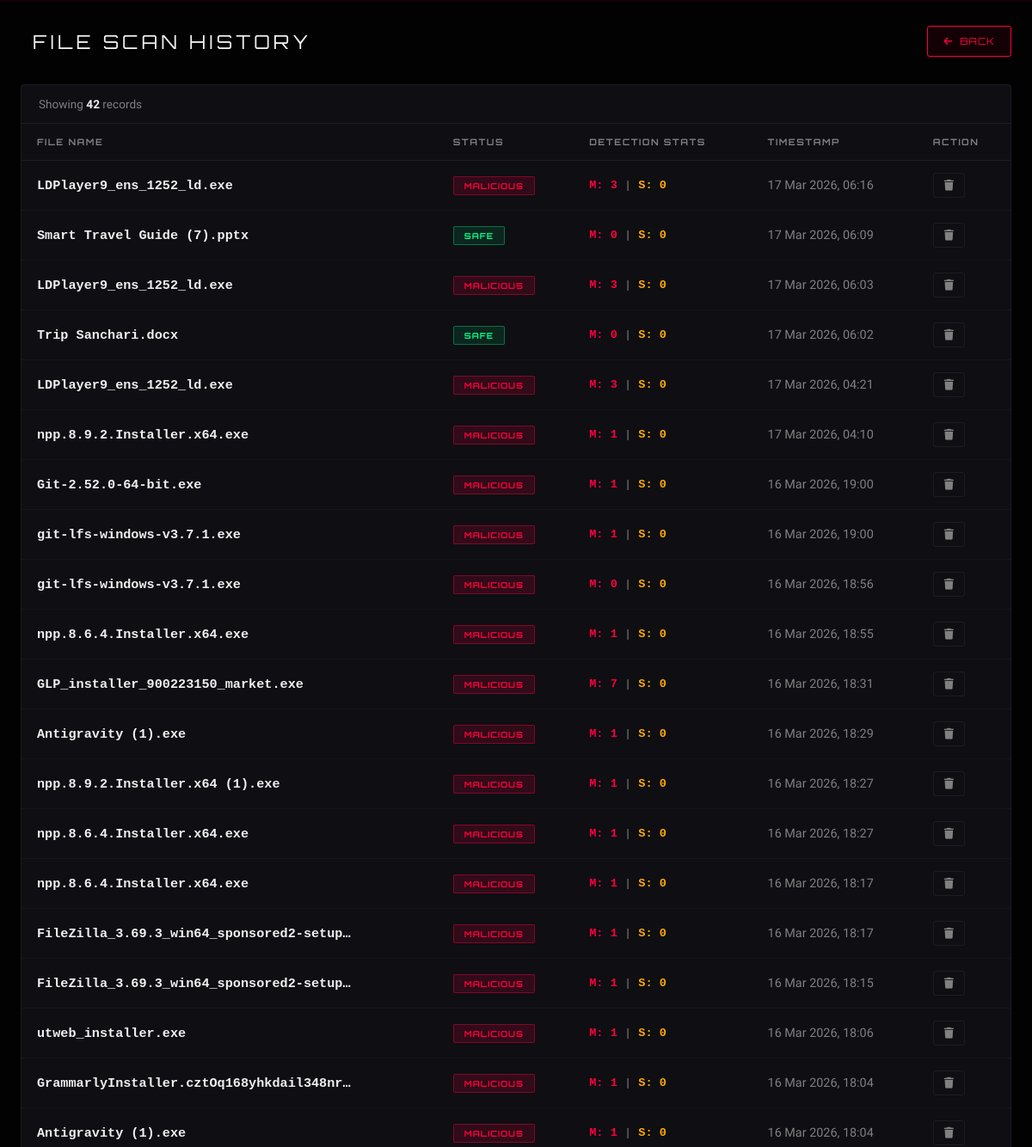
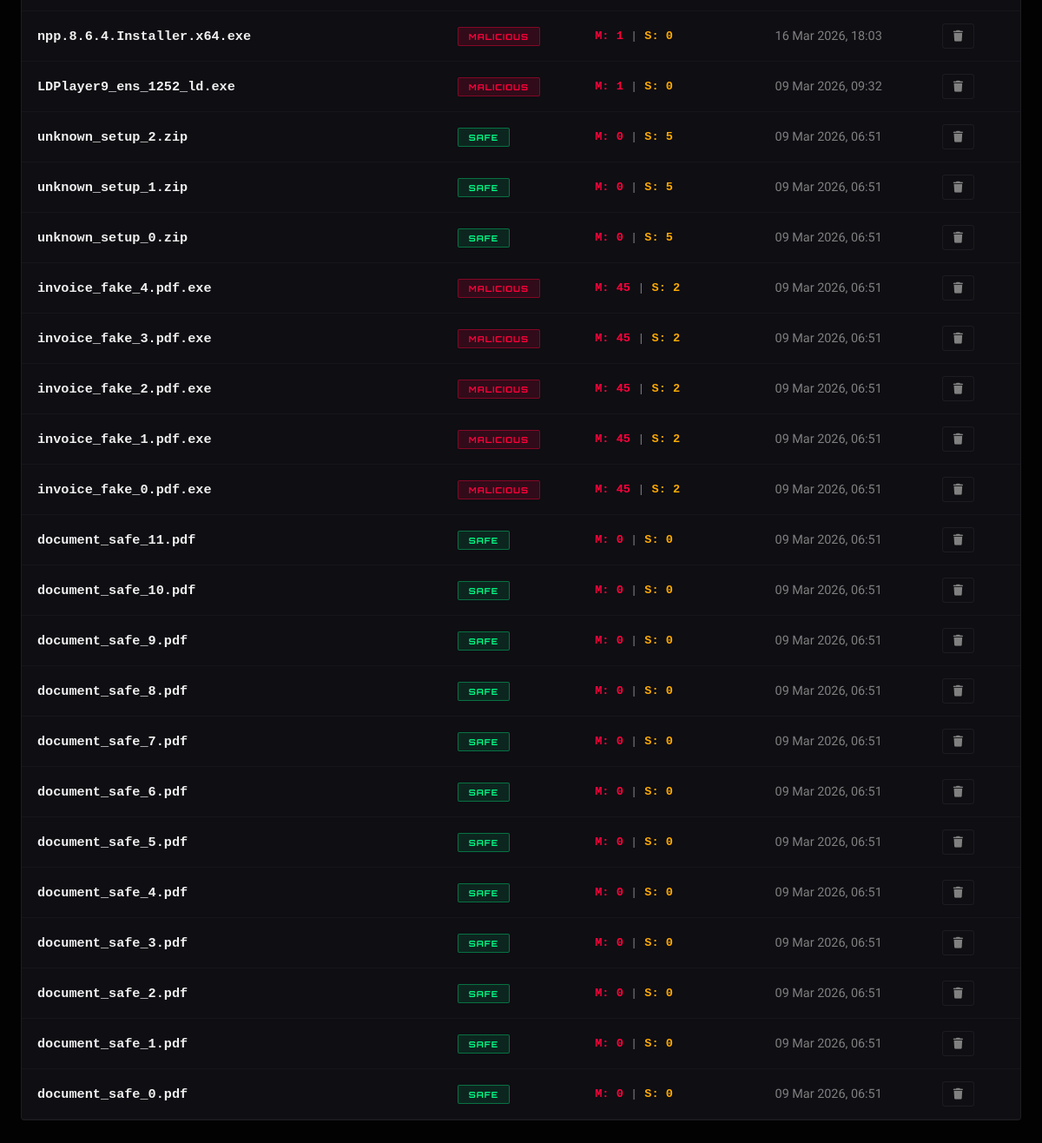
Page /admin_file_list/ (signed in) on the committed database (2 pictures, top to bottom).
### virus/models.py (models this page shows)
class UserFile(models.Model):
    user = models.ForeignKey('Register', on_delete=models.CASCADE)
    file_name = models.CharField(max_length=255, blank=True, null=True)
    uploaded_at = models.DateTimeField(auto_now_add=True)
    vt_analysis_id = models.CharField(max_length=255, blank=True, null=True)
    vt_malicious = models.PositiveIntegerField(default=0)
    vt_harmless = models.PositiveIntegerField(default=0)
    vt_suspicious = models.PositiveIntegerField(default=0)
    vt_undetected = models.PositiveIntegerField(default=0)
    is_malicious = models.BooleanField(default=False)
    is_pending = models.BooleanField(default=True)
    malware_type = models.CharField(max_length=100, null=True, blank=True)
    file_sha256 = models.CharField(max_length=64, null=True, blank=True)
    file_size = models.PositiveBigIntegerField(null=True, blank=True)
    risk_score = models.PositiveIntegerField(default=0)
    scan_details = models.TextField(null=True, blank=True)  # JSON string of check results

### virus/views.py (the view)
# urls.py: path('admin_file_list/', views.admin_file_list, name='admin_file_list'),
def admin_file_list(request):
    if not request.session.get('admin_logged_in'):
        return redirect('admin_login')
    files = models.UserFile.objects.all().order_by('-uploaded_at')
    return render(request, 'admin_file_list.html', {
        'files': files,
    })

### virus/templates/admin_file_list.html (shortened to what this page needs)
{% load static %}
<!DOCTYPE html>
<html lang="en">
<head>
    <link href="https://cdnjs.cloudflare.com/ajax/libs/font-awesome/6.0.0/css/all.min.css" rel="stylesheet">
</head>
<body>
<div class="page-wrap">
    <div class="page-header">
        <div class="page-title"> FILE SCAN HISTORY</div>
        <a href="{% url 'admin_dashboard' %}" class="back-btn"><i class="fas fa-arrow-left"></i> BACK</a>
    </div>
    <div class="table-wrap">
        <div class="table-meta">
            {% if files %}
                <div>Showing <span>{{ files|length }}</span> record{{ files|length|pluralize }}</div>
            {% else %}
                <div>No records found</div>
            {% endif %}
        </div>
        {% if files %}
        <table>
            <thead>
                <tr>
                    <th>FILE NAME</th>
                    <th>STATUS</th>
                    <th>DETECTION STATS</th>
                    <th>TIMESTAMP</th>
                    <th>ACTION</th>
                </tr>
            </thead>
            <tbody>
                {% for file in files %}
                <tr>
                    <td class="file-cell">{{ file.file_name|truncatechars:40 }}</td>
                    <td>
                        {% if file.is_malicious %}
                            <span class="badge badge-malicious">MALICIOUS</span>
                        {% else %}
                            <span class="badge badge-safe">SAFE</span>
                        {% endif %}
                    </td>
                    <td class="stats-cell">
                        <span class="m">M: {{ file.vt_malicious }}</span> |
                        <span class="s">S: {{ file.vt_suspicious }}</span>
                    </td>
                    <td class="date-cell">{{ file.uploaded_at|date:"d M Y, H:i" }}</td>
                    <td>
                        <form action="{% url 'deletefile' file.id %}" method="POST" style="margin:0;">
                            <button type="submit" class="btn-delete" title="Delete record" onclick="return confirm('Delete this scan record?');">
                                <i class="fas fa-trash"></i>
                            </button>
                        </form>
                    </td>
                </tr>
                {% endfor %}
            </tbody>
        </table>
        {% else %}
        <div class="empty-state">
            <i class="fas fa-inbox"></i>
            <p>No file scans have been performed yet.</p>
        </div>
        {% endif %}
    </div>
</div>
</body>
</html>

### virus/templates/admin_file_list.html (style rules this page uses)
:root { --bg-dark: #020203; --panel-bg: rgba(15,15,20,0.97); --accent-red: #ff003c; --accent-green: #00ff88; --accent-orange: #ffaa00; --accent-blue: #00aaff; --text-main: #f0f0f0; --text-dim: #808080; --border: rgba(255,255,255,0.06); --row-hover: rgba(255,255,255,0.03); }
* { margin:0; padding:0; box-sizing:border-box; }
body { background-color: var(--bg-dark); color: var(--text-main); font-family: 'Inter', sans-serif; min-height: 100vh; background-image: linear-gradient(rgba(2,2,3,0.92), rgba(2,2,3,0.92)), url('https://images.unsplash.com/photo-1550751827-4bd374c3f58b?auto=format&fit=crop&q=80&w=2070'); background-size: cover; background-attachment: fixed; }
.page-wrap { max-width:1200px; margin:0 auto; padding:30px 24px 60px; }
.page-header { display: flex; align-items: center; justify-content: space-between; margin-bottom: 32px; }
.page-title { font-family: 'Orbitron', sans-serif; font-size: 1.4rem; letter-spacing: 4px; color: var(--text-main); display: flex; align-items: center; gap: 14px; }
.back-btn { display: inline-flex; align-items: center; gap: 8px; padding: 10px 18px; font-family: 'Orbitron', sans-serif; font-size: 0.7rem; letter-spacing: 1px; text-decoration: none; color: var(--accent-red); border: 1px solid var(--accent-red); background: rgba(255,0,60,0.07); border-radius: 3px; transition: 0.3s; }
.table-wrap { background: var(--panel-bg); border: 1px solid var(--border); border-radius: 4px; overflow: hidden; overflow-x: auto; }
.table-meta { padding: 14px 20px; font-family: 'Rajdhani', sans-serif; font-size: 0.85rem; color: var(--text-dim); border-bottom: 1px solid var(--border); }
.table-meta span { color: var(--text-main); font-weight: 600; }
table { width: 100%; border-collapse: collapse; min-width: 800px; }
thead th { padding: 14px 18px; text-align: left; font-family: 'Orbitron', sans-serif; font-size: 0.65rem; letter-spacing: 1.5px; color: var(--text-dim); border-bottom: 1px solid var(--border); white-space: nowrap; }
tbody tr { border-bottom: 1px solid rgba(255,255,255,0.03); transition: background 0.2s; }
tbody td { padding: 14px 18px; font-family: 'Inter', sans-serif; font-size: 0.9rem; vertical-align: middle; }
.file-cell { font-family: monospace; font-size: 0.95rem; color: var(--text-main); font-weight: 600; }
.badge { display: inline-block; padding: 4px 12px; border-radius: 2px; font-family: 'Orbitron', sans-serif; font-size: 0.6rem; letter-spacing: 1px; font-weight: 700; text-transform: uppercase; }
.badge-malicious { background: rgba(255,0,60,0.15); color: var(--accent-red); border: 1px solid rgba(255,0,60,0.4); }
.badge-safe { background: rgba(0,255,136,0.1); color: var(--accent-green); border: 1px solid rgba(0,255,136,0.35); }
.stats-cell { font-family: monospace; font-size: 0.85rem; color: var(--text-dim); }
.stats-cell .m { color: var(--accent-red); font-weight: bold; }
.stats-cell .s { color: var(--accent-orange); font-weight: bold; }
.date-cell { font-family: 'Rajdhani', sans-serif; color: var(--text-dim); }
.btn-delete { background: transparent; border: 1px solid var(--border); color: var(--text-dim); padding: 6px 12px; cursor: pointer; border-radius: 3px; font-size: 0.8rem; transition: 0.3s; }

### rows in the picture
UserFile: file_name "LDPlayer9_ens_1252_ld.exe", is_malicious "MALICIOUS", vt_malicious "3", vt_suspicious "0", uploaded_at "17 Mar 2026, 06:16"
UserFile: file_name "Smart Travel Guide (7).pptx", is_malicious "SAFE", vt_malicious "0", vt_suspicious "0", uploaded_at "17 Mar 2026, 06:09"
UserFile: file_name "LDPlayer9_ens_1252_ld.exe", is_malicious "MALICIOUS", vt_malicious "3", vt_suspicious "0", uploaded_at "17 Mar 2026, 06:03"
UserFile: file_name "Trip Sanchari.docx", is_malicious "SAFE", vt_malicious "0", vt_suspicious "0", uploaded_at "17 Mar 2026, 06:02"
UserFile: file_name "LDPlayer9_ens_1252_ld.exe", is_malicious "MALICIOUS", vt_malicious "3", vt_suspicious "0", uploaded_at "17 Mar 2026, 04:21"
UserFile: file_name "npp.8.9.2.Installer.x64.exe", is_malicious "MALICIOUS", vt_malicious "1", vt_suspicious "0", uploaded_at "17 Mar 2026, 04:10"
UserFile: file_name "Git-2.52.0-64-bit.exe", is_malicious "MALICIOUS", vt_malicious "1", vt_suspicious "0", uploaded_at "16 Mar 2026, 19:00"
UserFile: file_name "git-lfs-windows-v3.7.1.exe", is_malicious "MALICIOUS", vt_malicious "1", vt_suspicious "0", uploaded_at "16 Mar 2026, 19:00"
UserFile: file_name "git-lfs-windows-v3.7.1.exe", is_malicious "MALICIOUS", vt_malicious "0", vt_suspicious "0", uploaded_at "16 Mar 2026, 18:56"
UserFile: file_name "npp.8.6.4.Installer.x64.exe", is_malicious "MALICIOUS", vt_malicious "1", vt_suspicious "0", uploaded_at "16 Mar 2026, 18:55"
UserFile: file_name "GLP_installer_900223150_market.exe", is_malicious "MALICIOUS", vt_malicious "7", vt_suspicious "0", uploaded_at "16 Mar 2026, 18:31"
UserFile: file_name "Antigravity (1).exe", is_malicious "MALICIOUS", vt_malicious "1", vt_suspicious "0", uploaded_at "16 Mar 2026, 18:29"
UserFile: file_name "npp.8.9.2.Installer.x64 (1).exe", is_malicious "MALICIOUS", vt_malicious "1", vt_suspicious "0", uploaded_at "16 Mar 2026, 18:27"
UserFile: file_name "npp.8.6.4.Installer.x64.exe", is_malicious "MALICIOUS", vt_malicious "1", vt_suspicious "0", uploaded_at "16 Mar 2026, 18:27"
UserFile: file_name "npp.8.6.4.Installer.x64.exe", is_malicious "MALICIOUS", vt_malicious "1", vt_suspicious "0", uploaded_at "16 Mar 2026, 18:17"
UserFile: file_name "FileZilla_3.69.3_win64_sponsored2-setup…", is_malicious "MALICIOUS", vt_malicious "1", vt_suspicious "0", uploaded_at "16 Mar 2026, 18:17"
UserFile: file_name "FileZilla_3.69.3_win64_sponsored2-setup…", is_malicious "MALICIOUS", vt_malicious "1", vt_suspicious "0", uploaded_at "16 Mar 2026, 18:15"
UserFile: file_name "utweb_installer.exe", is_malicious "MALICIOUS", vt_malicious "1", vt_suspicious "0", uploaded_at "16 Mar 2026, 18:06"
UserFile: file_name "GrammarlyInstaller.cztOq168yhkdail348nr…", is_malicious "MALICIOUS", vt_malicious "1", vt_suspicious "0", uploaded_at "16 Mar 2026, 18:04"
UserFile: file_name "Antigravity (1).exe", is_malicious "MALICIOUS", vt_malicious "1", vt_suspicious "0", uploaded_at "16 Mar 2026, 18:04"
UserFile: file_name "npp.8.6.4.Installer.x64.exe", is_malicious "MALICIOUS", vt_malicious "1", vt_suspicious "0", uploaded_at "16 Mar 2026, 18:03"
UserFile: file_name "LDPlayer9_ens_1252_ld.exe", is_malicious "MALICIOUS", vt_malicious "1", vt_suspicious "0", uploaded_at "09 Mar 2026, 09:32"
UserFile: file_name "unknown_setup_2.zip", is_malicious "SAFE", vt_malicious "0", vt_suspicious "5", uploaded_at "09 Mar 2026, 06:51"
UserFile: file_name "unknown_setup_1.zip", is_malicious "SAFE", vt_malicious "0", vt_suspicious "5", uploaded_at "09 Mar 2026, 06:51"
UserFile: file_name "unknown_setup_0.zip", is_malicious "SAFE", vt_malicious "0", vt_suspicious "5", uploaded_at "09 Mar 2026, 06:51"
UserFile: file_name "invoice_fake_4.pdf.exe", is_malicious "MALICIOUS", vt_malicious "45", vt_suspicious "2", uploaded_at "09 Mar 2026, 06:51"
UserFile: file_name "invoice_fake_3.pdf.exe", is_malicious "MALICIOUS", vt_malicious "45", vt_suspicious "2", uploaded_at "09 Mar 2026, 06:51"
UserFile: file_name "invoice_fake_2.pdf.exe", is_malicious "MALICIOUS", vt_malicious "45", vt_suspicious "2", uploaded_at "09 Mar 2026, 06:51"
UserFile: file_name "invoice_fake_1.pdf.exe", is_malicious "MALICIOUS", vt_malicious "45", vt_suspicious "2", uploaded_at "09 Mar 2026, 06:51"
UserFile: file_name "invoice_fake_0.pdf.exe", is_malicious "MALICIOUS", vt_malicious "45", vt_suspicious "2", uploaded_at "09 Mar 2026, 06:51"
UserFile: file_name "document_safe_11.pdf", is_malicious "SAFE", vt_malicious "0", vt_suspicious "0", uploaded_at "09 Mar 2026, 06:51"
UserFile: file_name "document_safe_10.pdf", is_malicious "SAFE", vt_malicious "0", vt_suspicious "0", uploaded_at "09 Mar 2026, 06:51"
UserFile: file_name "document_safe_9.pdf", is_malicious "SAFE", vt_malicious "0", vt_suspicious "0", uploaded_at "09 Mar 2026, 06:51"
UserFile: file_name "document_safe_8.pdf", is_malicious "SAFE", vt_malicious "0", vt_suspicious "0", uploaded_at "09 Mar 2026, 06:51"
UserFile: file_name "document_safe_7.pdf", is_malicious "SAFE", vt_malicious "0", vt_suspicious "0", uploaded_at "09 Mar 2026, 06:51"
UserFile: file_name "document_safe_6.pdf", is_malicious "SAFE", vt_malicious "0", vt_suspicious "0", uploaded_at "09 Mar 2026, 06:51"
UserFile: file_name "document_safe_5.pdf", is_malicious "SAFE", vt_malicious "0", vt_suspicious "0", uploaded_at "09 Mar 2026, 06:51"
UserFile: file_name "document_safe_4.pdf", is_malicious "SAFE", vt_malicious "0", vt_suspicious "0", uploaded_at "09 Mar 2026, 06:51"
UserFile: file_name "document_safe_3.pdf", is_malicious "SAFE", vt_malicious "0", vt_suspicious "0", uploaded_at "09 Mar 2026, 06:51"
UserFile: file_name "document_safe_2.pdf", is_malicious "SAFE", vt_malicious "0", vt_suspicious "0", uploaded_at "09 Mar 2026, 06:51"
UserFile: file_name "document_safe_1.pdf", is_malicious "SAFE", vt_malicious "0", vt_suspicious "0", uploaded_at "09 Mar 2026, 06:51"
UserFile: file_name "document_safe_0.pdf", is_malicious "SAFE", vt_malicious "0", vt_suspicious "0", uploaded_at "09 Mar 2026, 06:51"

### other values in the picture
{{ files|length }} "42"
